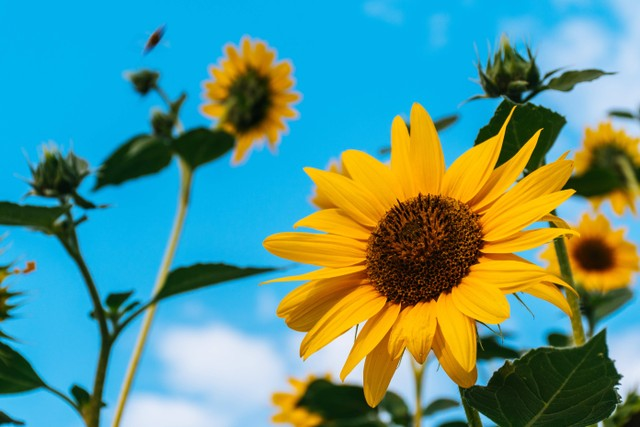
#> input picture gambar.jpg, 640 x 427 px
$ python praktikum3.6.py
#> lines starting #> are read from the running program, lines starting #| are printed output that depends on the picture; after the words box and inside, x2 and y2 are one past the last pixel; in counts of white or black regions, pixels touching at a corner belong together
# Tugas Praktikum 4 : Citra binary
import cv2
import numpy as np
from matplotlib import pyplot as plt

# Membaca gambar dalam mode grayscale(0)
img = cv2.imread('gambar.jpg',0)
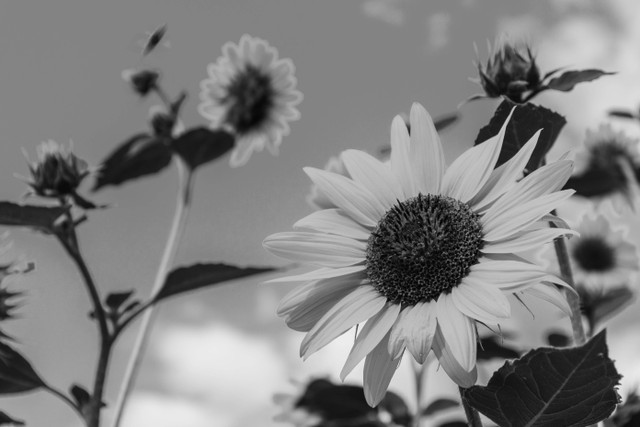
#> img: shape (427, 640); min 0, max 242, mean 129.5

'''
Melakukan Thresholding : menggunakan beberapa metode thresholding
yang berbeda untuk menghasilkan citra biner dari gambar.
Thresholding -> mengubah citra ke dalam bentuk citra biner
'''
ret,global_thresholding = cv2.threshold(img,127,255,cv2.THRESH_BINARY)
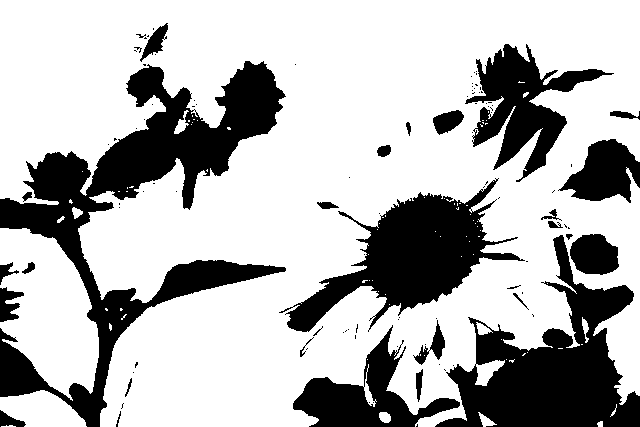
#> global_thresholding: shape (427, 640); 71.3% white; 106 black regions (78 under 20 px), largest, box (x1, y1, x2, y2) and area: (0, 61, 286, 427) 27406, (435, 235, 640, 427) 16660, (279, 178, 525, 332) 13121
adaptive_mean_thresholding = cv2.adaptiveThreshold(img,255,cv2.ADAPTIVE_THRESH_MEAN_C,cv2.THRESH_BINARY,11,2)
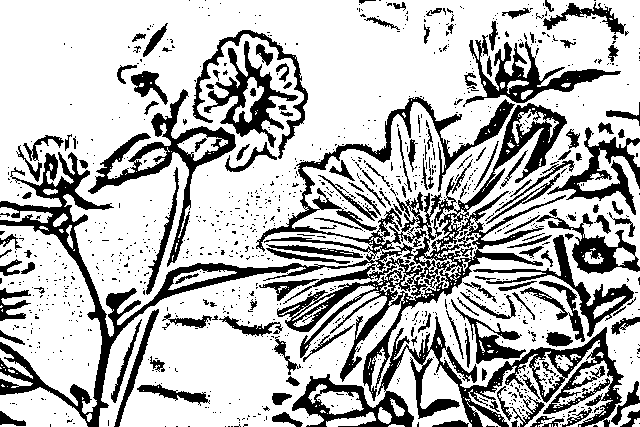
#> adaptive_mean_thresholding: shape (427, 640); 72.8% white; 1127 black regions (972 under 20 px), largest, box (x1, y1, x2, y2) and area: (0, 97, 567, 427) 25539, (292, 316, 624, 427) 8914, (88, 89, 236, 267) 3866
adaptive_gaussian_thresholding = cv2.adaptiveThreshold(img,255,cv2.ADAPTIVE_THRESH_GAUSSIAN_C,cv2.THRESH_BINARY,11,2)
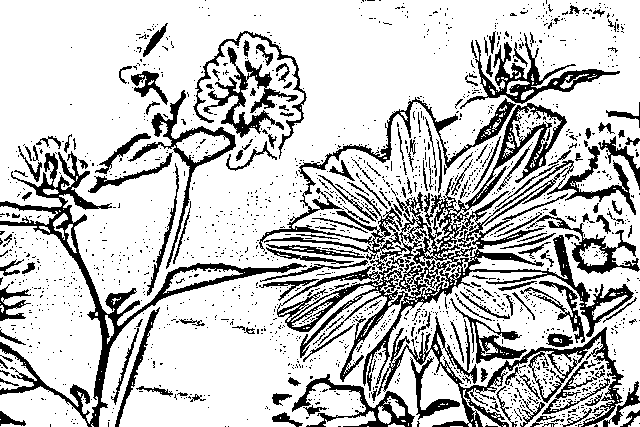
#> adaptive_gaussian_thresholding: shape (427, 640); 77.8% white; 1689 black regions (1511 under 20 px), largest, box (x1, y1, x2, y2) and area: (259, 97, 636, 391) 17408, (0, 151, 307, 427) 6890, (377, 316, 640, 427) 4605

titles = ['Original Image','Global Thresholding(v=127)','mean_thresholding','gaussian_thresholding']
images = [img, global_thresholding, adaptive_mean_thresholding, adaptive_gaussian_thresholding]

for i in range(4):
    plt.subplot(2,2,i+1),plt.imshow(images[i],'gray')
    plt.title(titles[i])
    plt.xticks([]),plt.yticks([])
plt.show()
cv2.waitKey(0)
cv2.destroyAllWindows()

$ run again, with face-image.jpg copied over gambar.jpg
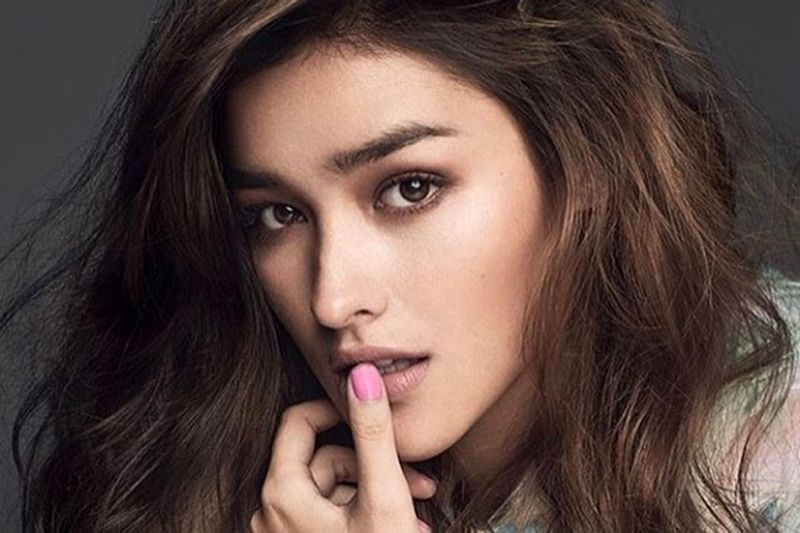
#> input picture face-image.jpg, 800 x 533 px
#> `ret,global_thresholding = cv2.threshold(img,127,255,cv2.THRESH_BINARY)`:
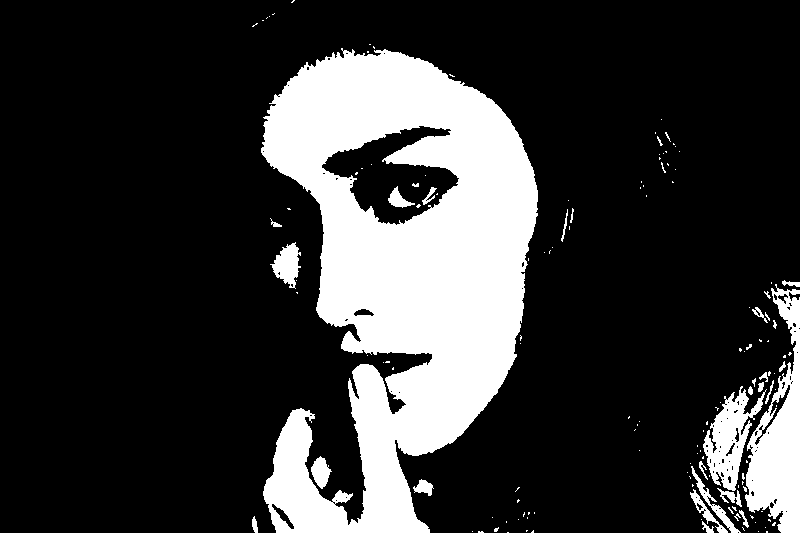
#> global_thresholding: shape (533, 800); 21.3% white; 144 white regions (114 under 20 px), largest, box (x1, y1, x2, y2) and area: (261, 48, 538, 533) 76858, (745, 284, 800, 533) 7011, (703, 386, 767, 491) 2822
#> adaptive_mean_thresholding: shape (533, 800); 62.9% white; 3057 black regions (2258 under 20 px), largest, box (x1, y1, x2, y2) and area: (206, 0, 568, 533) 23473, (680, 237, 800, 533) 10284, (0, 0, 176, 331) 4794
#> `adaptive_gaussian_thresholding = cv2.adaptiveThreshold(img,255,cv2.ADA..`:
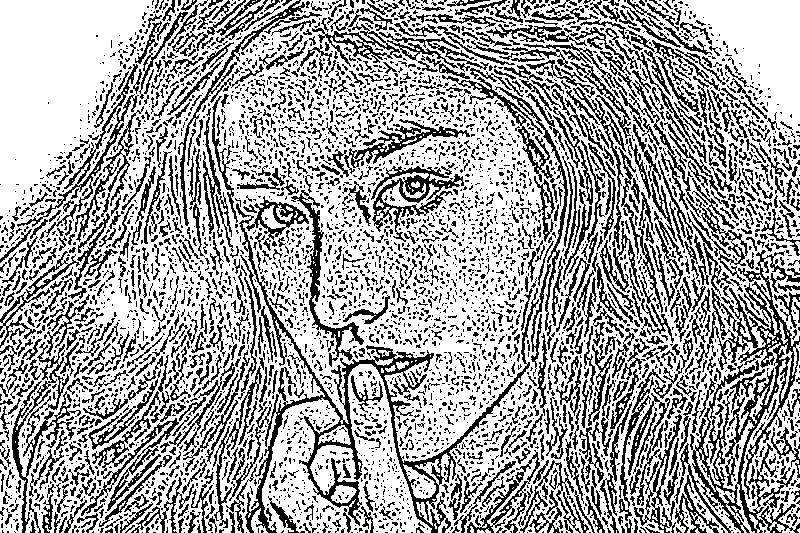
#> adaptive_gaussian_thresholding: shape (533, 800); 65.8% white; black in thin lines or dots

$ run again, with meting.jpg copied over gambar.jpg
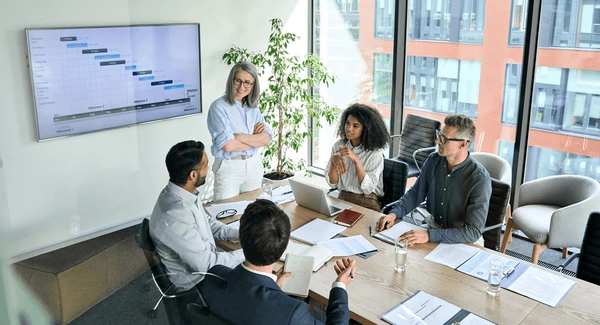
#> input picture meting.jpg, 600 x 325 px
#> `ret,global_thresholding = cv2.threshold(img,127,255,cv2.THRESH_BINARY)`:
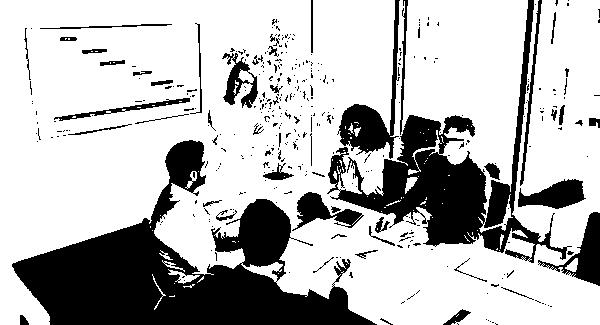
#> global_thresholding: shape (325, 600); 73.4% white; 377 black regions (321 under 20 px), largest, box (x1, y1, x2, y2) and area: (12, 140, 377, 325) 25803, (327, 0, 572, 263) 13272, (337, 0, 400, 159) 2384
#> adaptive_mean_thresholding: shape (325, 600); 66.3% white; 1456 black regions (1209 under 20 px), largest, box (x1, y1, x2, y2) and area: (326, 0, 584, 325) 10980, (207, 199, 386, 325) 4520, (8, 218, 237, 325) 4371
#> `adaptive_gaussian_thresholding = cv2.adaptiveThreshold(img,255,cv2.ADA..`:
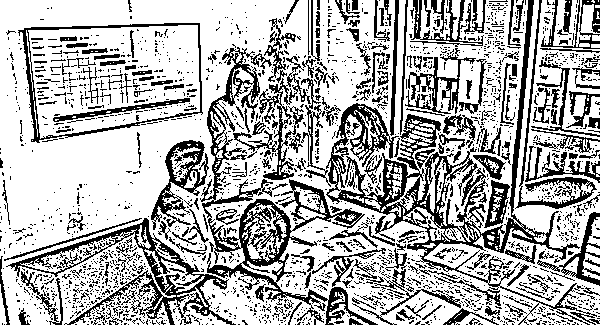
#> adaptive_gaussian_thresholding: shape (325, 600); 69.5% white; black in thin lines or dots

$ run again, with pegunungan.jpg copied over gambar.jpg
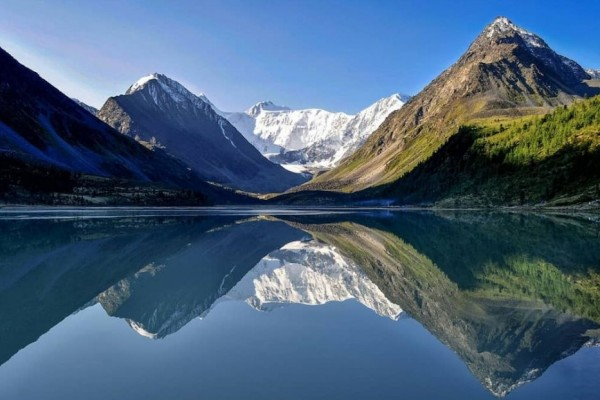
#> input picture pegunungan.jpg, 600 x 400 px
#> `ret,global_thresholding = cv2.threshold(img,127,255,cv2.THRESH_BINARY)`:
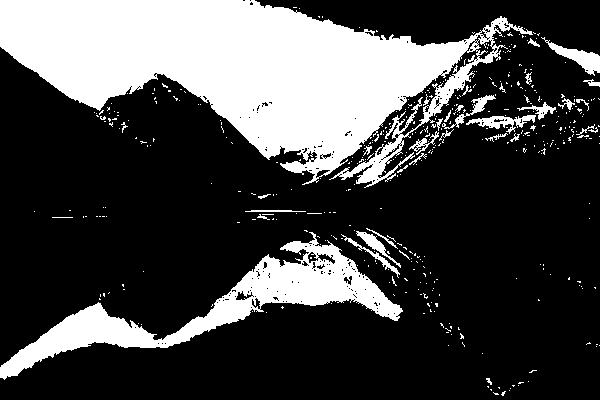
#> global_thresholding: shape (400, 600); 27.2% white; 429 white regions (392 under 20 px), largest, box (x1, y1, x2, y2) and area: (0, 0, 533, 188) 48415, (0, 232, 403, 380) 12180, (541, 37, 600, 76) 683
#> adaptive_mean_thresholding: shape (400, 600); 68.6% white; 2169 black regions (1959 under 20 px), largest, box (x1, y1, x2, y2) and area: (0, 47, 600, 215) 25232, (0, 215, 476, 364) 9982, (463, 22, 600, 128) 4204
#> `adaptive_gaussian_thresholding = cv2.adaptiveThreshold(img,255,cv2.ADA..`:
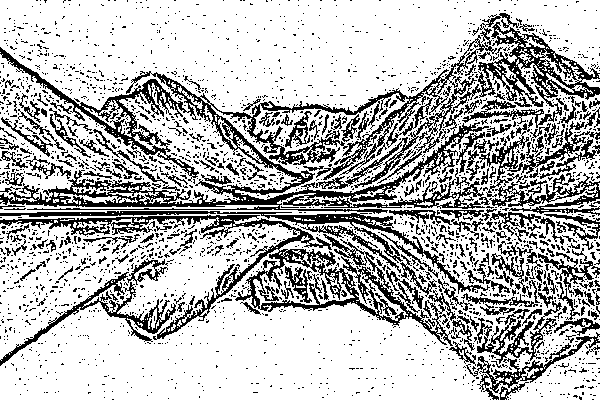
#> adaptive_gaussian_thresholding: shape (400, 600); 72.8% white; black in thin lines or dots
